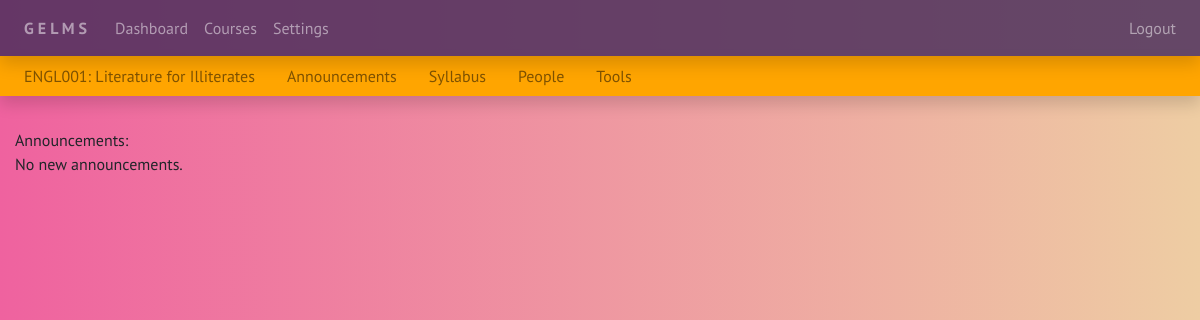
The app's page /ENGL001/announcements (signed in), older data.
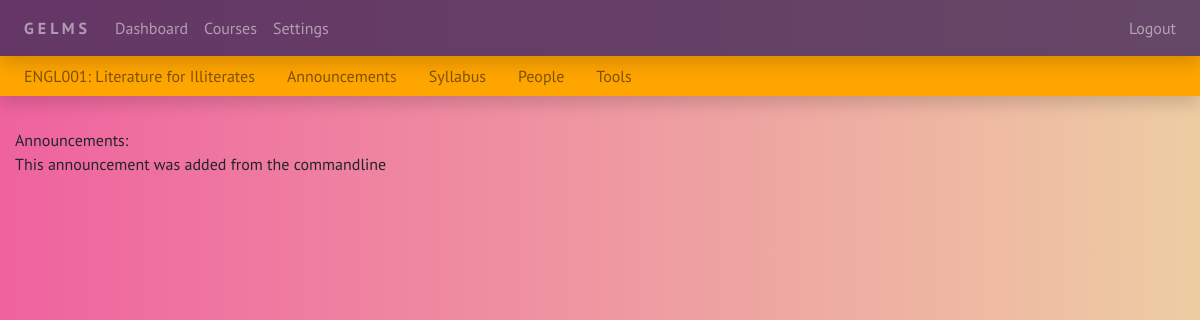
The same page, newer data.
### courses/models.py (models this page shows, shortened)
class Course(models.Model):
    name = models.CharField(max_length=7, unique=True, help_text='e.g. ENPM613')
    title = models.CharField(max_length=200, help_text='e.g. Software Design and Implementation')
    DOMAIN_CHOICES = (
        ('Art', 'Art'),
        ('Computer Science', 'Computer Science'),
        ('Engineering', 'Engineering'),
        ('History', 'History'),
        ('Literature', 'Literature'),
        ('Math', 'Math'),
        ('Music', 'Music'),
        ('Physics', 'Physics'),
        ('Political Science', 'Political Science'),
        )
    domain = models.CharField(max_length=30, choices=DOMAIN_CHOICES, default='Art')
    students = models.ManyToManyField(CustomUser, related_name='course_students', limit_choices_to={'status': 'Student'}, blank=True)
    graders = models.ManyToManyField(CustomUser, related_name='course_graders', limit_choices_to={'status': 'Grader'}, blank=True)
    teachers = models.ManyToManyField(CustomUser, related_name='course_teachers', limit_choices_to={'status': 'Teacher'}, blank=True)

### announcements/models.py (models this page shows)
class Announcement(models.Model):
    content = models.TextField()
    course = models.ForeignKey(Course, related_name='course_announcements', blank=True, on_delete=models.CASCADE)

### announcements/views.py (the view)
# urls.py: path('<course_name>/announcements', AnnouncementView.course_announcements, name = 'announcements'),
    def course_announcements(request, course_name):
        course = get_object_or_404(Course, name=course_name)
        return render(request, 'announcements.html', {'course': course})

### templates/announcements.html (shortened to what this page needs)
{% extends 'base_course.html' %}
{% block content_course %}
  </br> Announcements: </br>
  {% if course.course_announcements.all %}
    {% for announcement in course.course_announcements.all %}
      {{announcement.content}}</br>
    {% endfor %}
  {% else %}
    No new announcements.
  {% endif %}
{% endblock %}

### templates/base_course.html (shortened to what this page needs)
{% extends 'base_dash.html' %}
{% block content_dash %}
  <div class="mb-2" style="margin-top:56px">
    <nav class="navbar navbar-expand-sm navbar-light bg-orange shadow"
    style="padding:0;">
      <ul class="navbar-nav">
        <li class="nav-item ml-3">
          <a class="nav-link">{{course.name}}: {{course.title}}</a>
        </li>
        <li class="nav-item ml-3">
          <a class="nav-link" href="{% url 'announcements' course.name %}">Announcements</a>
        </li>
        <li class="nav-item ml-3">
          <a class="nav-link" href="{% url 'syllabus' course.name %}">Syllabus</a>
        </li>
        <li class="nav-item ml-3">
          <a class="nav-link" href="{% url 'people' course.name %}">People</a>
        </li>
        <li class="nav-item ml-3">
          <a class="nav-link" href="{% url 'tools' course.name %}">Tools</a>
        </li>
      </ul>
    </nav>
  </div>
  <div class="container-fluid">
    {% block content_course %}
    {% endblock %}
  </div>
{% endblock %}

### templates/base_dash.html (shortened to what this page needs)
{% extends 'base.html' %}
{% block content %}
  {% if user.is_authenticated %}
  <div>
  <nav class="navbar bg-purple fixed-top navbar-expand-sm navbar-dark shadow">
    <span class="navbar-text ml-2" style="font-weight:bold;margin-right:20px;">G E L M S </span>
    <div class="collapse navbar-collapse" id="collapse_target">
      <ul class="navbar-nav">
        <li class="nav-item">
          <a class="nav-link" href="{% url 'dashboard' %}">Dashboard</a>
        </li>
        <li class="nav-item">
          <a class="nav-link" href="{% url 'courses' %}">Courses</a>
        </li>
        <li class="nav-item">
          <a class="nav-link" href="{% url 'settings' %}">Settings</a>
        </li>
      </ul>
      <ul class="navbar-nav ml-auto">
        <li class="nav-item">
          <a class="nav-link" href="{% url 'logout' %}">Logout</a>
        </li>
      </ul>
    </div>
  </nav>
  </div>
    {% block content_dash %}
    {% endblock %}
  {% else %}
    <meta http-equiv="REFRESH" content="0;{% url 'login' %}">
  {% endif %}
{% endblock %}

### templates/base.html (shortened to what this page needs)
<!doctype <!DOCTYPE html>
{% load static %}
<html>
<head>
  <link rel="stylesheet" href="https://stackpath.bootstrapcdn.com/bootstrap/4.1.3/css/bootstrap.min.css">
  <link rel="stylesheet" type="text/css" media="screen" href="{% static '../static/styles.css' %}"/>
</head>
<body class="base_body_style">
  <main>
    {% block content %}
    {% endblock %}
  </main>
</body>
</html>

### static/styles.css (style rules this page uses)
.base_body_style { background: #EECDA3; background: -webkit-linear-gradient(to right, #EF629F, #EECDA3); background: linear-gradient(to right, #EF629F, #EECDA3); background-size: cover; padding-bottom:20px; font-family: PT Sans; }
.bg-purple { background-color: rgba(75, 47, 92, 0.842); }
.bg-orange { background-color:orange; }

Row changes from the older to the newer data that the page shows:
added Announcement: content "This announcement was added from the commandline"
Text that changed along with them:
text no longer shown: "No new announcements."
